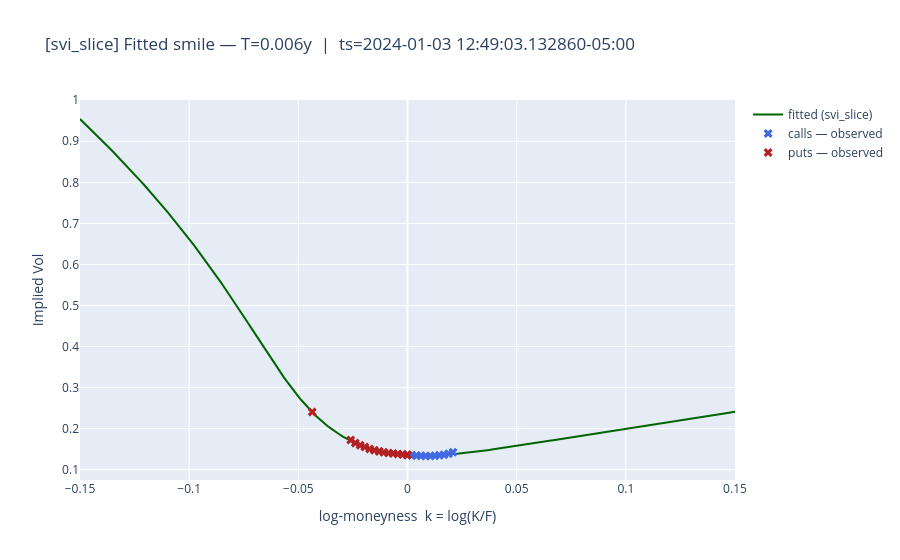

Notebook code for this chart:
### Markdown cell above
## Smile snapshot — spline surface vs raw IV

### Code cell
# ── Pick a snapshot ──────────────────────────────────────────────────────────
row_idx = df_quotes_result.shape[0] // 2  # ← change this
snapshot_ts = df_quotes_result["ts_ns"][row_idx]

# θ at the snapshot: last state update at or before snapshot_ts
state_row = df_state.filter(pl.col("ts_ns") <= snapshot_ts).tail(1)
theta_snap = np.array([state_row[f"theta_{j}"][0] for j in range(cfg.n_params)])

# Use the median T of options alive at the snapshot time as the reference maturity
snap_quotes = (
    df_quotes_result.filter(pl.col("ts_ns") <= snapshot_ts).group_by(["strike", "is_call"]).last()
)
snap_T = float(snap_quotes["T"].median())

# ── Evaluate the continuous fitted smile ──────────────────────────────────────
k_grid = np.linspace(-0.15, 0.15, 300)
iv_fit = np.array([cfg.model.observe(theta_snap, k, snap_T)[0] for k in k_grid])

# ── Plot ──────────────────────────────────────────────────────────────────────
fig = go.Figure()

fig.add_trace(
    go.Scatter(
        x=k_grid,
        y=iv_fit,
        mode="lines",
        name=f"fitted ({cfg.model.name})",
        line=dict(color="darkgreen", width=2),
    )
)
fig.add_trace(
    go.Scatter(
        x=snap_quotes.filter(pl.col("is_call"))["log_moneyness"].to_list(),
        y=snap_quotes.filter(pl.col("is_call"))["observed_iv"].to_list(),
        mode="markers",
        name="calls — observed",
        marker=dict(color="royalblue", symbol="x", size=8),
    )
)
fig.add_trace(
    go.Scatter(
        x=snap_quotes.filter(~pl.col("is_call"))["log_moneyness"].to_list(),
        y=snap_quotes.filter(~pl.col("is_call"))["observed_iv"].to_list(),
        mode="markers",
        name="puts — observed",
        marker=dict(color="firebrick", symbol="x", size=8),
    )
)

fig.update_layout(
    title=f"[{cfg.model.name}] Fitted smile — T={snap_T:.3f}y  |  ts={snapshot_ts}",
    xaxis_title="log-moneyness  k = log(K/F)",
    yaxis_title="Implied Vol",
)
fig.show()
print(f"θ = {dict(zip(['a', 'b', 'rho', 'm', 'sigma'][: cfg.n_params], theta_snap.round(4)))}")

### Figure 1 — Plotly figure (JSON) as saved in the notebook; plotly's stock layout.template omitted (floating-point values rounded to 4 significant figures; data arrays with more than 128 entries replaced by an {"elided": "..."} marker saying what was removed)
{"data": [{"line": {"color": "darkgreen", "width": 2}, "mode": "lines", "name": "fitted (svi_slice)", "type": "scatter", "x": {"elided": "300 float values"}, "y": {"elided": "300 float values"}}, {"marker": {"color": "royalblue", "size": 8, "symbol": "x"}, "mode": "markers", "name": "calls — observed", "type": "scatter", "x": [0.01881, 0.004093, 0.001966, 0.01042, 0.01462, 0.02084, 0.00831, 6.396e-06, 0.006199, 0.01671, 0.01253], "y": [0.1389, 0.1343, 0.1353, 0.1334, 0.135, 0.1424, 0.1336, 0.1365, 0.1339, 0.1363, 0.1338]}, {"marker": {"color": "firebrick", "size": 8, "symbol": "x"}, "mode": "markers", "name": "puts — observed", "type": "scatter", "x": [-0.01733, -0.01299, -0.004424, -0.002289, -0.01517, -0.01955, -0.0001641, -0.04363, -0.0239, -0.01086, -6.357e-06, -0.008711, -0.02167, -0.02601, -0.006552], "y": [0.1506, 0.1446, 0.1384, 0.1371, 0.1472, 0.1554, 0.1358, 0.2407, 0.1648, 0.1424, 0.1362, 0.1408, 0.1595, 0.1722, 0.1397]}], "layout": {"title": {"text": "[svi_slice] Fitted smile — T=0.006y  |  ts=2024-01-03 12:49:03.132860-05:00"}, "xaxis": {"title": {"text": "log-moneyness  k = log(K/F)"}}, "yaxis": {"title": {"text": "Implied Vol"}}}}
